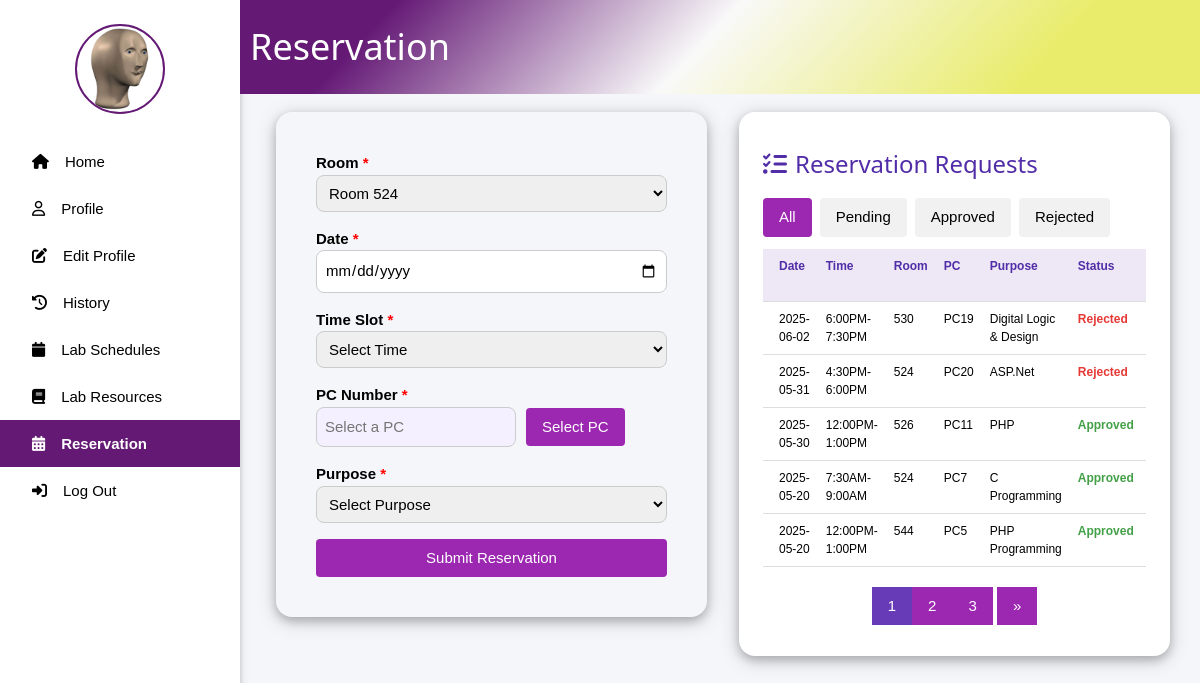
The app's page /student/make_reservation.php (signed in) with its own data.
### tables this page shows
CREATE TABLE `reservations` (
  `id` int(11) NOT NULL,
  `idno` int(11) NOT NULL,
  `room_number` varchar(10) NOT NULL,
  `pc_number` varchar(10) NOT NULL,
  `reservation_date` date NOT NULL,
  `time_slot` varchar(20) NOT NULL,
  `purpose` text NOT NULL,
  `status` enum('pending','approved','rejected') DEFAULT 'pending',
  `rejection_reason` text DEFAULT NULL,
  `created_at` timestamp NOT NULL DEFAULT current_timestamp(),
  `updated_at` timestamp NOT NULL DEFAULT current_timestamp() ON UPDATE current_timestamp()
);

### student/make_reservation.php (the view, shortened to what this page needs)
<?php
include '../notifications/notification_functions.php';
$user = isset($_SESSION['user']) ? $_SESSION['user'] : null;
$rooms = [];
$sql_rooms = "SELECT DISTINCT room_number FROM pc_status ORDER BY room_number";
$result_rooms = $conn->query($sql_rooms);
while ($row = $result_rooms->fetch_assoc()) {
    $rooms[] = $row['room_number'];
}
$selected_room = isset($_POST['room_number']) ? $_POST['room_number'] : (count($rooms) > 0 ? $rooms[0] : '');
?>
<!DOCTYPE html>
<html lang="en">
<head>
    <link rel="stylesheet" href="../css/w3.css">
    <link rel="stylesheet" href="../css/side_nav.css">
</head>
<body style="background: #f4f6fa;">
<div class="w3-sidebar w3-bar-block w3-collapse w3-card w3-animate-left" style="width:20%;" id="mySidebar">
    <div class="profile w3-center w3-margin w3-padding">
        <?php
        $profile_pic = isset($user['PROFILE_PIC']) ? $user['PROFILE_PIC'] : '../images/default_pic.png';
        ?>
        <img src="<?php echo (strpos($profile_pic, 'uploads/') === 0 ? '../' : '') . htmlspecialchars($profile_pic); ?>" alt="profile_pic" style="width: 90px; height:90px; border-radius: 50%; border: 2px solid rgba(100,25,117,1);">
    </div>
    <a href="dashboard.php" class="w3-bar-item w3-button"><i class="fa-solid fa-house w3-padding"></i><span>Home</span></a>
    <a href="#" onclick="document.getElementById('profile').style.display='block'" class="w3-bar-item w3-button"><i class="fa-regular fa-user w3-padding"></i><span>Profile</span></a>
    <a href="profile.php" class="w3-bar-item w3-button"><i class="fa-solid fa-edit w3-padding"></i><span>Edit Profile</span></a>
    <a href="history.php" class="w3-bar-item w3-button"><i class="fa-solid fa-clock-rotate-left w3-padding"></i><span>History</span></a>
    <a href="view_lab_schedules.php" class="w3-bar-item w3-button"><i class="fa-solid fa-calendar w3-padding"></i><span>Lab Schedules</span></a>
    <a href="view_lab_resources.php" class="w3-bar-item w3-button"><i class="fa-solid fa-book w3-padding"></i><span>Lab Resources</span></a>
    <a href="make_reservation.php" class="w3-bar-item w3-button active"><i class="fa-solid fa-calendar-days w3-padding"></i><span>Reservation</span></a>
    <a href="../logout.php" class="w3-bar-item w3-button"><i class="fa-solid fa-right-to-bracket w3-padding"></i><span>Log Out</span></a>
</div>
<div style="margin-left:20%;">
    <div class="title_page w3-container" style="display: flex; align-items: center;">
        <h1 style="margin-left: 10px; color: #ffff;">Reservation</h1>
    </div>
    <div style="display: flex; gap: 32px; align-items: flex-start; flex-wrap: wrap; margin-top: 18px; margin-left: 18px; padding-left: 18px;">
        <div class="form-container w3-card-4 w3-round-xlarge" style="flex: 1 1 350px; min-width: 340px; padding: 24px; margin: 0; box-sizing: border-box;">
            <form method="POST" action="" class="w3-container" id="reservationForm">
                <div class="w3-section">
                    <label><b>Room <span class="required">*</span></b></label>
                    <select name="room_number" id="room_number" class="w3-input w3-border w3-round" required>
                        <?php foreach ($rooms as $room): ?>
                            <option value="<?php echo htmlspecialchars($room); ?>" <?php if ($room == $selected_room) echo 'selected'; ?>>
                                <?php echo htmlspecialchars($room); ?>
                            </option>
                        <?php endforeach; ?>
                    </select>
                </div>
                <div class="w3-section">
                    <label><b>Date <span class="required">*</span></b></label>
                    <input type="date" name="reservation_date" id="reservation_date" class="w3-input w3-border w3-round" required min="<?php echo date('Y-m-d'); ?>" value="<?php echo isset($_POST['reservation_date']) ? htmlspecialchars($_POST['reservation_date']) : ''; ?>">
                </div>
                <div class="w3-section">
                    <label><b>Time Slot <span class="required">*</span></b></label>
                    <select name="time_slot" id="time_slot" class="w3-input w3-border w3-round" required>
                        <option value="">Select Time</option>
                    </select>
                </div>
                <div class="w3-section">
                    <label><b>PC Number <span class="required">*</span></b></label>
                    <div style="display: flex; gap: 10px; align-items: center;">
                        <input type="text" id="pc_number_display" class="w3-input w3-border w3-round" style="max-width: 200px;" placeholder="Select a PC" readonly required>
                        <button type="button" class="w3-button w3-purple w3-round" onclick="openPCModal()">Select PC</button>
                    </div>
                </div>
                <div class="w3-section">
                    <label><b>Purpose <span class="required">*</span></b></label>
                    <select name="purpose" class="w3-input w3-border w3-round" required>
                        <option value="" disabled selected hidden>Select Purpose</option>
                    </select>
                </div>
                <div class="w3-section">
                    <button type="submit" name="submit_reservation" class="w3-button w3-purple w3-round w3-block">
                        Submit Reservation
                    </button>
                </div>
            </form>
        </div>
        <div class="w3-card-4 w3-round-xlarge" style="flex: 1 1 350px; min-width: 340px; background: #fff; padding: 24px; margin: 0; margin-right: 30px; box-sizing: border-box;">
            <h3 style="margin-bottom: 16px; color: #512da8;"><i class="fa-solid fa-list-check" style="margin-right: 8px;"></i>Reservation Requests</h3>
            <?php
            $records_per_page = 5;
            $page = isset($_GET['page']) ? (int)$_GET['page'] : 1;
            $offset = ($page - 1) * $records_per_page;
            $filter = isset($_GET['filter']) ? $_GET['filter'] : 'All';
            $idno = $user['IDNO'];
            $filter_sql = '';
            if ($filter === 'Pending') {
                $filter_sql = "AND status = 'pending'";
            } elseif ($filter === 'Approved') {
                $filter_sql = "AND status = 'approved'";
            } elseif ($filter === 'Rejected') {
                $filter_sql = "AND status = 'rejected'";
            } else {
                $filter_sql = "AND status IN ('pending','approved','rejected')";
            }
            $sql_count = "SELECT COUNT(*) as total FROM reservations WHERE idno = ? $filter_sql";
            $stmt_count = $conn->prepare($sql_count);
            $stmt_count->bind_param("i", $idno);
            $stmt_count->execute();
            $total_records = $stmt_count->get_result()->fetch_assoc()['total'];
            $total_pages = ceil($total_records / $records_per_page);
            $sql_requests = "SELECT id, reservation_date, time_slot, room_number, pc_number, purpose, status, rejection_reason
                           FROM reservations
                           WHERE idno = ? $filter_sql
                           ORDER BY reservation_date DESC, time_slot DESC
                           LIMIT ? OFFSET ?";
            $stmt_requests = $conn->prepare($sql_requests);
            $stmt_requests->bind_param("iii", $idno, $records_per_page, $offset);
            $stmt_requests->execute();
            $result_requests = $stmt_requests->get_result();
            ?>
            <div style="margin-bottom: 12px;">
                <form method="get" style="display: flex; gap: 8px;">
                    <button type="submit" name="filter" value="All" class="w3-button w3-round <?php if($filter=='All') echo 'w3-purple'; else echo 'w3-light-grey'; ?>">All</button>
                    <button type="submit" name="filter" value="Pending" class="w3-button w3-round <?php if($filter=='Pending') echo 'w3-purple'; else echo 'w3-light-grey'; ?>">Pending</button>
                    <button type="submit" name="filter" value="Approved" class="w3-button w3-round <?php if($filter=='Approved') echo 'w3-purple'; else echo 'w3-light-grey'; ?>">Approved</button>
                    <button type="submit" name="filter" value="Rejected" class="w3-button w3-round <?php if($filter=='Rejected') echo 'w3-purple'; else echo 'w3-light-grey'; ?>">Rejected</button>
                </form>
            </div>
            <div style="overflow-x:auto;">
            <table class="w3-table w3-bordered w3-small">
                <thead>
                    <tr style="background:#ede7f6; color:#512da8;">
                        <th>Date</th>
                        <th>Time</th>
                        <th>Room</th>
                        <th>PC</th>
                        <th>Purpose</th>
                        <th>Status</th>
                        <th>Rejection Reason</th>
                    </tr>
                </thead>
                <tbody>
                <?php if ($result_requests->num_rows > 0): ?>
                    <?php while ($row = $result_requests->fetch_assoc()): ?>
                        <tr>
                            <td><?php echo htmlspecialchars($row['reservation_date']); ?></td>
                            <td><?php echo htmlspecialchars($row['time_slot']); ?></td>
                            <td><?php echo htmlspecialchars($row['room_number']); ?></td>
                            <td><?php echo htmlspecialchars($row['pc_number']); ?></td>
                            <td><?php echo htmlspecialchars($row['purpose']); ?></td>
                            <td>
                                <?php
                                    $status = ucfirst($row['status']);
                                    $color = $status === 'Pending' ? '#ffb300' : ($status === 'Approved' ? '#43a047' : ($status === 'Rejected' ? '#e53935' : '#757575'));
                                ?>
                                <span style="color:<?php echo $color; ?>; font-weight:600;"> <?php echo $status; ?> </span>
                            </td>
                            <td><?php echo $row['status'] === 'rejected' ? htmlspecialchars($row['rejection_reason']) : '-'; ?></td>
                        </tr>
                    <?php endwhile; ?>
                <?php else: ?>
                    <tr><td colspan="8" style="text-align:center; color:#757575;">No reservation requests found.</td></tr>
                <?php endif; ?>
                </tbody>
            </table>
            </div>
            <?php if ($total_pages > 1): ?>
            <div class="w3-center" style="margin-top: 20px;">
                <div class="w3-bar">
                    <?php
                    $start_page = max(1, $page - 2);
                    $end_page = min($total_pages, $page + 2);
                    for ($i = $start_page; $i <= $end_page; $i++) {
                        if ($i == $page) {
                            echo '<a href="?filter=' . $filter . '&page=' . $i . '" class="w3-button w3-deep-purple">' . $i . '</a>';
                        } else {
                            echo '<a href="?filter=' . $filter . '&page=' . $i . '" class="w3-button w3-purple">' . $i . '</a>';
                        }
                    }
                    ?>
                    <?php if ($page < $total_pages): ?>
                        <a href="?filter=<?php echo $filter; ?>&page=<?php echo ($page+1); ?>" class="w3-button w3-purple">&raquo;</a>
                    <?php endif; ?>
                </div>
            </div>
            <?php endif; ?>
        </div>
    </div>
</div>
</body>
</html>

### css/w3.css (style rules this page uses)
html { box-sizing:border-box }
*,*:before,*:after { box-sizing:inherit }
html { -ms-text-size-adjust:100%;-webkit-text-size-adjust:100% }
body { margin:0 }
[hidden],template { display:none }
a { background-color:transparent }
b,strong { font-weight:bolder }
img { border-style:none }
button,input,select,textarea,optgroup { font:inherit;margin:0 }
button,input { overflow:visible }
button,select { text-transform:none }
button,[type=button],[type=reset],[type=submit] { -webkit-appearance:button }
html,body { font-family:Verdana,sans-serif;font-size:15px;line-height:1.5 }
html { overflow-x:hidden }
h1 { font-size:36px }
h3 { font-size:24px }
h1,h2,h3,h4,h5,h6 { font-family:"Segoe UI",Arial,sans-serif;font-weight:400;margin:10px 0 }
img { vertical-align:middle }
a { color:inherit }
.w3-table,.w3-table-all { border-collapse:collapse;border-spacing:0;width:100%;display:table }
.w3-bordered tr,.w3-table-all tr { border-bottom:1px solid #ddd }
.w3-table td,.w3-table th,.w3-table-all td,.w3-table-all th { padding:8px 8px;display:table-cell;text-align:left;vertical-align:top }
.w3-table th:first-child,.w3-table td:first-child,.w3-table-all th:first-child,.w3-table-all td:first-child { padding-left:16px }
.w3-btn,.w3-button { border:none;display:inline-block;padding:8px 16px;vertical-align:middle;overflow:hidden;text-decoration:none;color:inherit;background-color:inherit;text-align:center;cursor:pointer;white-space:nowrap }
.w3-btn,.w3-button { -webkit-touch-callout:none;-webkit-user-select:none;-khtml-user-select:none;-moz-user-select:none;-ms-user-select:none;user-select:none }
.w3-input { padding:8px;display:block;border:none;border-bottom:1px solid #ccc;width:100% }
.w3-sidebar { height:100%;width:200px;background-color:#fff;position:fixed!important;z-index:1;overflow:auto }
.w3-bar { width:100%;overflow:hidden }
.w3-center .w3-bar { display:inline-block;width:auto }
.w3-bar .w3-button { white-space:normal }
.w3-bar-block .w3-bar-item { width:100%;display:block;padding:8px 16px;text-align:left;border:none;white-space:normal;float:none;outline:0 }
.w3-block { display:block;width:100% }
.w3-container:after,.w3-container:before,.w3-panel:after,.w3-panel:before,.w3-row:after,.w3-row:before,.w3-row-padding:after,.w3-row-padding:before, .w3-cell-row:before,.w3-cell-row:after,.w3-clear:after,.w3-clear:before,.w3-bar:before,.w3-bar:after { content:"";display:table;clear:both }
@media (min-width:993px) { .w3-sidebar.w3-collapse { display:block!important } }
.w3-round,.w3-round-medium { border-radius:4px }
.w3-round-xlarge { border-radius:16px }
.w3-container,.w3-panel { padding:0.01em 16px }
.w3-card,.w3-card-2 { box-shadow:0 2px 5px 0 rgba(0,0,0,0.16),0 2px 10px 0 rgba(0,0,0,0.12) }
.w3-card-4,.w3-hover-shadow:hover { box-shadow:0 4px 10px 0 rgba(0,0,0,0.2),0 4px 20px 0 rgba(0,0,0,0.19) }
.w3-animate-left { position:relative;animation:animateleft 0.4s }
.w3-small { font-size:12px!important }
.w3-center { text-align:center!important }
.w3-border { border:1px solid #ccc!important }
.w3-section,.w3-code { margin-top:16px!important;margin-bottom:16px!important }
.w3-margin { margin:16px!important }
.w3-padding { padding:8px 16px!important }
.w3-purple,.w3-hover-purple:hover { color:#fff!important;background-color:#9c27b0!important }
.w3-deep-purple,.w3-hover-deep-purple:hover { color:#fff!important;background-color:#673ab7!important }
.w3-light-grey,.w3-hover-light-grey:hover,.w3-light-gray,.w3-hover-light-gray:hover { color:#000!important;background-color:#f1f1f1!important }

### css/side_nav.css (style rules this page uses)
.title_page { position: sticky; top: 0; z-index: 1000; padding: 10px 0; background: rgb(100,25,117); background: linear-gradient(133deg, rgba(100,25,117,1) 15%, rgba(249,249,249,1) 48%, rgba(233,236,107,1) 82%); }
.active { background-color:rgba(100,25,117,1); color: white; font-weight: bold; }

### student/make_reservation.php (style rules this page uses)
.form-container { max-width: 600px; margin: 20px auto; padding: 20px; }
.required { color: red; }
.w3-input { border-radius: 8px !important; transition: border 0.3s, box-shadow 0.3s; }
#pc_number_display { background-color: #f5f0ff; color: #512da8; font-weight: 500; }

### records on screen
reservations: reservation_date "2025-06-02", time_slot "6:00PM-7:30PM", room_number "530", pc_number "PC19", purpose "Digital Logic & Design", status "Rejected"
reservations: reservation_date "2025-05-31", time_slot "4:30PM-6:00PM", room_number "524", pc_number "PC20", purpose "ASP.Net", status "Rejected"
reservations: reservation_date "2025-05-30", time_slot "12:00PM-1:00PM", room_number "526", pc_number "PC11", purpose "PHP", status "Approved"
reservations: reservation_date "2025-05-20", time_slot "7:30AM-9:00AM", room_number "524", pc_number "PC7", purpose "C Programming", status "Approved"
reservations: reservation_date "2025-05-20", time_slot "12:00PM-1:00PM", room_number "544", pc_number "PC5", purpose "PHP Programming", status "Approved"

### other values on screen
form field room_number "Room 524"
